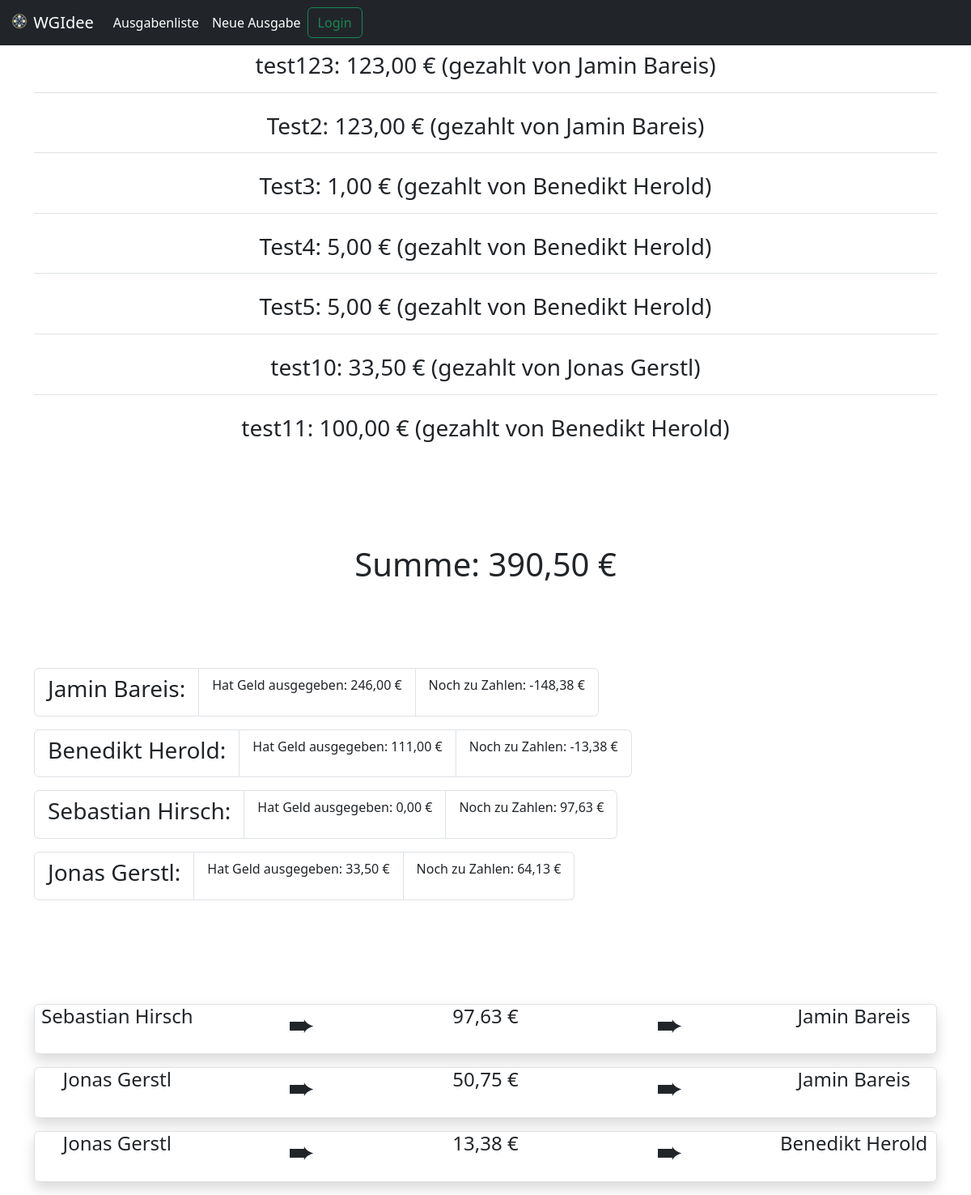
The app's page /WGIdee/list/ with its own data.
### WGIdeeApp/models.py (models this page shows, shortened)
class Ausgabe(models.Model):
    Beschreibung = models.CharField(max_length=50)
    Preis = models.FloatField(default=0.00)
    Person = models.ForeignKey(Person, on_delete=models.CASCADE)

class Person(models.Model):
    first_name = models.CharField(max_length=30)
    last_name = models.CharField(max_length=30)
    wert = 0   #models.FloatField(default=0.00)
    debts = models.FloatField(default=0.00)
    def calculate_value(self, Ausgabe_list):
        self.wert = 0
        for a in Ausgabe_list:
            if self == a.Person:
                self.wert += a.Preis
    def calculate_debts(self, Ausgaben_list, Person_list):
        self.calculate_value(Ausgaben_list)
        sum = get_sum(Ausgaben_list)
        Person_count = Person_list.count()
        average = sum / Person_count
        self.debts = average - self.wert

### WGIdeeApp/views.py (the view)
# urls.py: path('list/', views.list, name = "list"),
def list(request):
    Ausgaben_list = Ausgabe.objects.all()
    Person_list = Person.objects.all()
    comp_list = compensation(Ausgaben_list, Person_list)
    calculate_value_all(Person_list, Ausgaben_list)
    calculate_debts_all(Person_list, Ausgaben_list)
    Summe = get_sum(Ausgaben_list)
    template = loader.get_template("WGIdeeApp/list.html")
    context = {
        'Ausgaben_list': Ausgaben_list,
        'Summe': Summe,
        'Person_list': Person_list,
        'comp_list': comp_list,
    }
    return HttpResponse(template.render(context, request))

### WGIdeeApp/calculations.py (called while the page is built)
def get_sum(Ausgaben_list):
    return sum(a.Preis for a in Ausgaben_list)

def calculate_value_all(Person_list, Ausgaben_list):
    for p in Person_list:
        p.calculate_value(Ausgaben_list)

def calculate_debts_all(Person_list, Ausgaben_list):
    for p in Person_list:
        p.calculate_debts(Ausgaben_list, Person_list)

def compensation(Ausgaben_list, Person_list) -> list:
    calculate_debts_all(Person_list, Ausgaben_list)
    comp_list = []
    pl = []
    for p in Person_list:
        if p.debts != 0:
            pl.append(p)
    return compensation_recursive(pl, comp_list)

def compensation_recursive(pl: list, comp_list: list) -> list:
    pl.sort(key=lambda x: x.debts)
    if len(pl) == 1:
        return comp_list
    if pl[-1].debts < abs(pl[0].debts):
        to_pay = pl[-1].debts
        pl[-1].debts = 0
        pl[0].debts += to_pay
        comp_list_object ={
            'sender': pl[-1],
            'receiver': pl[0],
            'amount': to_pay
        }
        pl.remove(pl[-1])
    else:
        to_pay = abs(pl[0].debts)
        pl[0].debts = 0
        pl[-1].debts -= to_pay
        comp_list_object ={
            'sender': pl[-1],
            'receiver': pl[0],
            'amount': to_pay
        }
        pl.remove(pl[0])
    comp_list.append(comp_list_object)
    compensation_recursive(pl, comp_list)
    return comp_list

### WGIdeeApp/templates/WGIdeeApp/list.html (shortened to what this page needs)
{% extends 'WGIdeeApp/base.html' %}
{% load static %}
{% block content %}
    {% if Ausgaben_list %}
    <div class="container text-center">
        <ul class="list-group list-group-flush">
        {% for Ausgabe in Ausgaben_list %}
            <li class="list-group-item mb-3">
                <h3>{{ Ausgabe.Beschreibung }}:            {{ Ausgabe.Preis|floatformat:2 }} &#8364;   (gezahlt von {{ Ausgabe.Person.first_name}}  {{ Ausgabe.Person.last_name }}) <br/></h3>
            </li>
        {% endfor %}
    </ul>
    </div>
        <br/><br/><br/><br/>
        <div class="container text-center">
            <h1>Summe: {{ Summe|floatformat:2 }} &#8364;</h1>
        </div>
        <br/><br/><br/><br/>
            {% if Person_list %}
            <div class="container text-center">
                <ul class="list-group mb-3">
                {% for Person in Person_list %}
                <ul class="list-group list-group-horizontal mb-3">
                    <li class="list-group-item">
                        <h3>{{ Person.first_name }} {{ Person.last_name }}:</h3>
                    </li>
                    <li class="list-group-item">
                        <p>Hat Geld ausgegeben: {{ Person.wert|floatformat:2 }} &#8364;</p>
                    </li>
                    <li class="list-group-item">
                        <p>Noch zu Zahlen: {{ Person.debts|floatformat:2 }} &#8364;</p>
                    </li>
                </ul>
                {% endfor %}
            </div>
            {% else %}
                <h1>Keine Person-Objekte verfügbar</h1>
            {% endif %}
            <br/><br/><br/><br/>
            {% if comp_list %}
            <div class="container text-center">
                {% for comp in comp_list %}
                <div class="card mb-3 shadow border">
                    <div class="row">
                        <div class="col">
                            <h4>{{ comp.sender.first_name }} {{ comp.sender.last_name }}</h4>
                        </div>
                        <div class="col">
                            <h1>&#10152;</h1>
                        </div>
                        <div class="col">
                            <h4>{{ comp.amount|floatformat:2 }} &#8364;</h4><br/>
                        </div>
                        <div class="col">
                            <h1>&#10152;</h1>
                        </div>
                        <div class="col">
                            <h4>{{ comp.receiver.first_name }} {{ comp.receiver.last_name }}</h4>
                        </div>
                    </div>
                </div>
                {% endfor %}
            </div>
            {% else %}
                <h1>Keine Compensation list verfügbar</h1>
            {% endif %}
    {% else %}
        <h1>Keine Ausgabe-Objekte verfügbar</h1>
    {% endif %}
{% endblock %}

### WGIdeeApp/templates/WGIdeeApp/base.html (shortened to what this page needs)
<!DOCTYPE html>
{% load static %}
{% load humanize %}
<html>
<head>
    <link href="https://cdn.jsdelivr.net/npm/bootstrap@5.3.2/dist/css/bootstrap.min.css" rel="stylesheet">
</head>
<body>
    <nav class="navbar sticky-top navbar-expand-lg navbar-dark bg-dark">
        <div class="container-fluid justify-content-start">
            <a class="navbar-brand" href="{% url 'landingPage' %}"> <img src="{% static 'WGIdeeApp\favicon.png' %}" alt="Logo" width="24" height="24" class="d-inline-block align-text-top">  WGIdee</a>
            <div class="collapse navbar-collapse" id="navbarSupportedContent">
                <ul class="navbar-nav">
                  <li class="nav-item">
                    <a class="nav-link active" href="{% url 'list' %}">Ausgabenliste</a>
                  </li>
                  <li class="nav-item">
                    <a class="nav-link active" href="{% url 'outgoings' %}">Neue Ausgabe</a>
                  </li>
                </ul>
                    {% if user.is_authenticated %}
                      <span class="navbar-text bg-dark">Als {{ user.vorname }} {{ user.nachname }} eingeloggt</span>
                      <form class="d-flex" action="{% url 'logout' %}" method="POST" role="search">
                        {% csrf_token %}
                        <button class="form-control shadow-none btn btn-outline-success navbar-btn" type="submit">Logout</button>
                      </form>
                    {% else %}
                      <form class="d-flex" action="{% url 'login' %}" method="POST" role="search">
                        <button class="form-control shadow-none btn btn-outline-success navbar-btn" type="submit">Login</button>
                      </form>
                    {% endif %}
              </div>
        </div>
    </nav>
    {% block content %}
    {% endblock %}
</body>
</html>

### records on screen
Ausgabe: Beschreibung "test123", Preis "123,00", Person.first_name "Jamin", Person.last_name "Bareis"
Ausgabe: Beschreibung "Test2", Preis "123,00", Person.first_name "Jamin", Person.last_name "Bareis"
Ausgabe: Beschreibung "Test3", Preis "1,00", Person.first_name "Benedikt", Person.last_name "Herold"
Ausgabe: Beschreibung "Test4", Preis "5,00", Person.first_name "Benedikt", Person.last_name "Herold"
Ausgabe: Beschreibung "Test5", Preis "5,00", Person.first_name "Benedikt", Person.last_name "Herold"
Ausgabe: Beschreibung "test10", Preis "33,50", Person.first_name "Jonas", Person.last_name "Gerstl"
Ausgabe: Beschreibung "test11", Preis "100,00", Person.first_name "Benedikt", Person.last_name "Herold"
Person: first_name "Jamin", last_name "Bareis", wert "246,00", debts "-148,38"
Person: first_name "Benedikt", last_name "Herold", wert "111,00", debts "-13,38"
Person: first_name "Sebastian", last_name "Hirsch", wert "0,00", debts "97,63", sender.first_name "Sebastian", sender.last_name "Hirsch", amount "97,63", receiver.first_name "Jamin", receiver.last_name "Bareis"
Person: first_name "Jonas", last_name "Gerstl", wert "33,50", debts "64,13", sender.first_name "Jonas", sender.last_name "Gerstl", amount "50,75", receiver.first_name "Jamin", receiver.last_name "Bareis", amount "13,38", receiver.first_name "Benedikt", receiver.last_name "Herold"

### other values on screen
{{ Summe|floatformat:2 }} "390,50"
